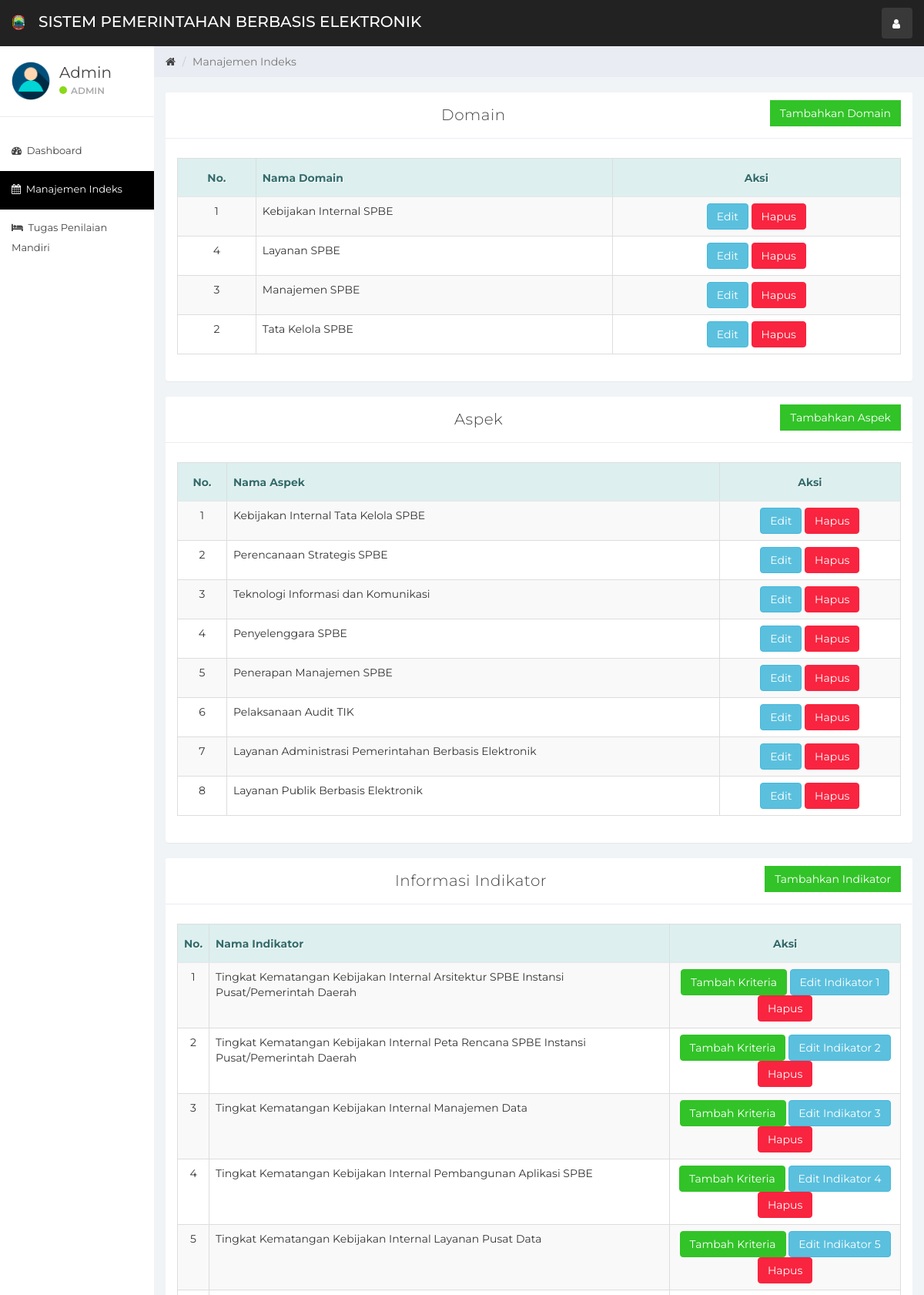
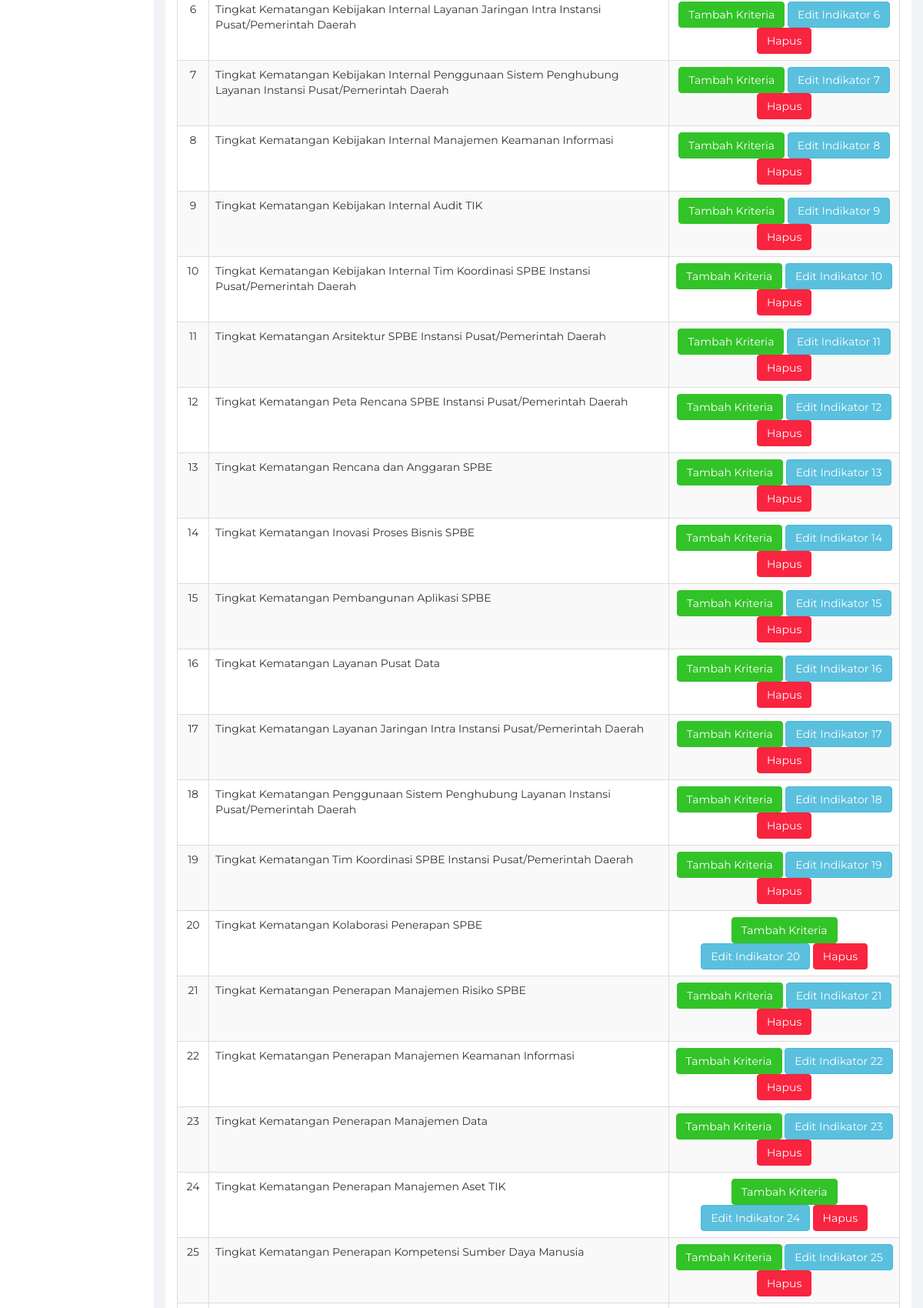
The page /index.php?manajemen_indeks (signed in, upper part) on the database its author committed (2 pictures, top to bottom).
### tables this page shows
CREATE TABLE `user` (
  `id` int(11) NOT NULL,
  `name` varchar(100) NOT NULL,
  `username` varchar(100) NOT NULL,
  `email` varchar(100) NOT NULL,
  `password` varchar(100) NOT NULL,
  `created_at` timestamp NOT NULL DEFAULT current_timestamp()
);

CREATE TABLE `domain` (
  `nomor_domain` int(100) NOT NULL,
  `nama_domain` varchar(765) NOT NULL
);

CREATE TABLE `aspek` (
  `nomor_aspek` int(100) NOT NULL,
  `nama_aspek` varchar(765) NOT NULL,
  `nomor_domain` int(100) NOT NULL,
  `nama_domain` varchar(765) NOT NULL
);

CREATE TABLE `indikator` (
  `nomor_indikator` int(100) NOT NULL,
  `nama_indikator` varchar(765) NOT NULL,
  `nomor_aspek` int(100) NOT NULL,
  `nama_aspek` varchar(765) NOT NULL,
  `nomor_domain` int(100) NOT NULL,
  `nama_domain` varchar(765) NOT NULL
);

### manajemen_indeks.php (the view, shortened to what this page needs)
<?php
include 'DATABASE FILE/koneksi.php';
?>
<div class="col-sm-9 col-sm-offset-3 col-lg-10 col-lg-offset-2 main">
    <div class="row">
        <ol class="breadcrumb">
            <li><a href="#">
                    <em class="fa fa-home"></em>
                </a></li>
            <li class="active">Manajemen Indeks</li>
        </ol>
    </div>
    <br>
    <div class="row">
        <div class="col-lg-12">
            <div class="panel panel-default">
                <div class="panel-heading">
                    <center>
                    <button class="btn btn-success pull-right" style="border-radius:0%" data-toggle="modal" data-target="#tambah_domain">Tambahkan Domain</button>
                        Domain
                    </center>
                </div>
                <div class="panel-body">
                    <link rel="stylesheet" href="css/gaya.css" />
                    <?php
                    $query = "SELECT nomor_domain FROM domain";
                    $result = mysqli_query($koneksi, $query);
                    $data_nomor = array();
                    if (mysqli_num_rows($result) > 0) {
                        while ($row = mysqli_fetch_assoc($result)) {
                            $data_nomor[] = $row['nomor_domain'];
                        }
                    }
                    ?>
                    <table class="table table-striped table-bordered table-responsive" cellspacing="0" width="100%">
                        <thead>
                            <tr>
                                <th>No.</th>
                                <th colspan="2" class="kiri">Nama Domain</th>
                                <th style="min-width: 151px">Aksi</th>
                            </tr>
                        </thead>
                        <tbody>
                            <?php
                            foreach ($data_nomor as $nomor) :
                            $query = "SELECT * FROM domain WHERE nomor_domain = '$nomor'";
                            $result = mysqli_query($koneksi, $query);
                            $data = mysqli_fetch_array($result);
                            $nomor_domain = $data['nomor_domain'];
                            $nama_domain = $data['nama_domain'];
                            ?>
                            <tr>
                                <td><?php echo $nomor_domain ?></td>
                                <td colspan="2" class="kiri"><?php echo $nama_domain ?></td>
                                <td>
                                    <button type="button" class="btn btn-info" data-toggle="modal" data-target="#edit_domain_<?php echo $nomor; ?>">
                                        Edit
                                    </button>
                                    <a href="index.php?proses_hapus&id=<?php echo $nomor_domain ?>&op=hapus_domain">
                                        <button class="btn btn-danger">Hapus</button>
                                    </a>
                                </td>
                            </tr>
                            <?php endforeach; ?>
                        </tbody>
                    </table>
                </div>
            </div>
            <div class="panel panel-default">
                <div class="panel-heading">
                    <center>
                    <button class="btn btn-success pull-right" style="border-radius:0%" data-toggle="modal" data-target="#tambah_aspek">Tambahkan Aspek</button>
                        Aspek
                    </center>
                </div>
                <div class="panel-body">
                    <link rel="stylesheet" href="css/gaya.css" />
                    <?php
                    $query = "SELECT nomor_aspek FROM aspek";
                    $result = mysqli_query($koneksi, $query);
                    $data_nomor = array();
                    if (mysqli_num_rows($result) > 0) {
                        while ($row = mysqli_fetch_assoc($result)) {
                            $data_nomor[] = $row['nomor_aspek'];
                        }
                    }
                    ?>
                    <table class="table table-striped table-bordered table-responsive" cellspacing="0" width="100%">
                        <thead>
                            <tr>
                                <th>No.</th>
                                <th colspan="2" class="kiri">Nama Aspek</th>
                                <th style="min-width: 151px">Aksi</th>
                            </tr>
                        </thead>
                        <tbody>
                            <?php
                            foreach ($data_nomor as $nomor) :
                            $query = "SELECT * FROM aspek WHERE nomor_aspek = '$nomor'";
                            $result = mysqli_query($koneksi, $query);
                            $data = mysqli_fetch_array($result);
                            $nomor_aspek = $data['nomor_aspek'];
                            $nama_aspek = $data['nama_aspek'];
                            ?>
                            <tr>
                                <td><?php echo $nomor_aspek ?></td>
                                <td colspan="2" class="kiri"><?php echo $nama_aspek ?></td>
                                <td>
                                    <button type="button" class="btn btn-info" data-toggle="modal" data-target="#edit_aspek_<?php echo $nomor; ?>">
                                        Edit
                                    </button>
                                    <a href="index.php?proses_hapus&id=<?php echo $nomor_aspek ?>&op=hapus_aspek">
                                        <button class="btn btn-danger">Hapus</button>
                                    </a>
                                </td>
                            </tr>
                            <?php endforeach; ?>
                        </tbody>
                    </table>
                </div>
            </div>
            <div class="panel panel-default">
                <div class="panel-heading">
                    <center>
                    <button class="btn btn-success pull-right" style="border-radius:0%" data-toggle="modal" data-target="#tambah_indikator">Tambahkan Indikator</button>
                        Informasi Indikator
                    </center>
                </div>
                <div class="panel-body">
                    <link rel="stylesheet" href="css/gaya.css" />
                    <?php
                    $query = "SELECT nomor_indikator FROM indikator";
                    $result = mysqli_query($koneksi, $query);
                    $data_nomor = array();
                    if (mysqli_num_rows($result) > 0) {
                        while ($row = mysqli_fetch_assoc($result)) {
                            $data_nomor[] = $row['nomor_indikator'];
                        }
                    }
                    ?>
                    <table class="table table-striped table-bordered table-responsive" cellspacing="0" width="100%">
                        <thead>
                            <tr>
                                <th>No.</th>
                                <th colspan="2" class="kiri">Nama Indikator</th>
                                <th style="min-width: 151px">Aksi</th>
                            </tr>
                        </thead>
                        <tbody>
                            <?php
                            foreach ($data_nomor as $nomor) :
                            $query = "SELECT * FROM indikator WHERE nomor_indikator = '$nomor'";
                            $result = mysqli_query($koneksi, $query);
                            $data = mysqli_fetch_array($result);
                            $nomor_indikator = $data['nomor_indikator'];
                            $nama_indikator = $data['nama_indikator'];
                            ?>
                            <tr>
                                <td><?php echo $nomor_indikator ?></td>
                                <td colspan="2" class="kiri"><?php echo $nama_indikator ?></td>
                                <td>
                                    <button type="button" class="btn btn-success" data-toggle="modal" data-target="#tambah_kriteria_indikator_<?php echo $nomor; ?>">
                                        Tambah Kriteria
                                    </button>
                                    <button type="button" class="btn btn-info" data-toggle="modal" data-target="#edit_indikator_<?php echo $nomor; ?>">
                                        Edit Indikator <?php echo $nomor; ?>
                                    </button>
                                    <a href="index.php?proses_hapus&id=<?php echo $nomor_indikator ?>&op=hapus_indikator">
                                        <button class="btn btn-danger">Hapus</button>
                                    </a>
                                </td>
                            </tr>
                            <?php endforeach; ?>
                        </tbody>
                    </table>
                </div>
            </div>
        </div>
    </div>
</div>

### sidebar.php (shortened to what this page needs)
<div id="sidebar-collapse" class="col-sm-3 col-lg-2 sidebar">
    <div class="profile-sidebar">
        <div class="profile-userpic">
            <img src="img/user.png" class="img-responsive" alt="">
        </div>
        <div class="profile-usertitle">
            <div class="profile-usertitle-name"><?php echo $user['name'];?></div>
            <div class="profile-usertitle-status"><span class="indicator label-success"></span>Admin</div>
        </div>
    </div>
    <ul class="nav menu">
    <?php
        if (isset($_GET['dashboard'])){ ?>
            <li class="active">
                <a href="index.php?dashboard"><em class="fa fa-dashboard">&nbsp;</em>
                    Dashboard
                </a>
            </li>
        <?php } else{?>
            <li>
                <a href="index.php?dashboard"><em class="fa fa-dashboard">&nbsp;</em>
                    Dashboard
                </a>
            </li>
        <?php }
        if (isset($_GET['manajemen_indeks'])){ ?>
            <li class="active">
            <a href="index.php?manajemen_indeks"><em class="fa fa-calendar">&nbsp;</em>
                    Manajemen Indeks
                </a>
            </li>
        <?php }
        if (isset($_GET['tugas_penilaian_mandiri'])){ ?>
            <li class="active">
                <a href="index.php?tugas_penilaian_mandiri"><em class="fa fa-bed">&nbsp;</em>
                    Tugas Penilaian Mandiri
                </a>
            </li>
        <?php } else{?>
            <li>
            <a href="index.php?tugas_penilaian_mandiri"><em class="fa fa-bed">&nbsp;</em>
                    Tugas Penilaian Mandiri
                </a>
            </li>
        <?php
        }
        ?>
    </ul>
</div>

### rows shown on the page
user: name "Admin"
domain: nomor_domain "1", nama_domain "Kebijakan Internal SPBE"
domain: nomor_domain "4", nama_domain "Layanan SPBE"
domain: nomor_domain "3", nama_domain "Manajemen SPBE"
domain: nomor_domain "2", nama_domain "Tata Kelola SPBE"
aspek: nomor_aspek "1", nama_aspek "Kebijakan Internal Tata Kelola SPBE"
aspek: nomor_aspek "2", nama_aspek "Perencanaan Strategis SPBE"
aspek: nomor_aspek "3", nama_aspek "Teknologi Informasi dan Komunikasi"
aspek: nomor_aspek "4", nama_aspek "Penyelenggara SPBE"
aspek: nomor_aspek "5", nama_aspek "Penerapan Manajemen SPBE"
aspek: nomor_aspek "6", nama_aspek "Pelaksanaan Audit TIK"
aspek: nomor_aspek "7", nama_aspek "Layanan Administrasi Pemerintahan Berbasis Elektronik"
aspek: nomor_aspek "8", nama_aspek "Layanan Publik Berbasis Elektronik"
indikator: nomor_indikator "1", nama_indikator "Tingkat Kematangan Kebijakan Internal Arsitektur SPBE Instansi Pusat/Pemerintah Daerah", nomor "1"
indikator: nomor_indikator "2", nama_indikator "Tingkat Kematangan Kebijakan Internal Peta Rencana SPBE Instansi Pusat/Pemerintah Daerah", nomor "2"
indikator: nomor_indikator "3", nama_indikator "Tingkat Kematangan Kebijakan Internal Manajemen Data", nomor "3"
indikator: nomor_indikator "4", nama_indikator "Tingkat Kematangan Kebijakan Internal Pembangunan Aplikasi SPBE", nomor "4"
indikator: nomor_indikator "5", nama_indikator "Tingkat Kematangan Kebijakan Internal Layanan Pusat Data", nomor "5"
indikator: nomor_indikator "6", nama_indikator "Tingkat Kematangan Kebijakan Internal Layanan Jaringan Intra Instansi Pusat/Pemerintah Daerah", nomor "6"
indikator: nomor_indikator "7", nama_indikator "Tingkat Kematangan Kebijakan Internal Penggunaan Sistem Penghubung Layanan Instansi Pusat/Pemerintah Daerah", nomor "7"
indikator: nomor_indikator "8", nama_indikator "Tingkat Kematangan Kebijakan Internal Manajemen Keamanan Informasi", nomor "8"
indikator: nomor_indikator "9", nama_indikator "Tingkat Kematangan Kebijakan Internal Audit TIK", nomor "9"
indikator: nomor_indikator "10", nama_indikator "Tingkat Kematangan Kebijakan Internal Tim Koordinasi SPBE Instansi Pusat/Pemerintah Daerah", nomor "10"
indikator: nomor_indikator "11", nama_indikator "Tingkat Kematangan Arsitektur SPBE Instansi Pusat/Pemerintah Daerah", nomor "11"
indikator: nomor_indikator "12", nama_indikator "Tingkat Kematangan Peta Rencana SPBE Instansi Pusat/Pemerintah Daerah", nomor "12"
indikator: nomor_indikator "13", nama_indikator "Tingkat Kematangan Rencana dan Anggaran SPBE", nomor "13"
indikator: nomor_indikator "14", nama_indikator "Tingkat Kematangan Inovasi Proses Bisnis SPBE", nomor "14"
indikator: nomor_indikator "15", nama_indikator "Tingkat Kematangan Pembangunan Aplikasi SPBE", nomor "15"
indikator: nomor_indikator "16", nama_indikator "Tingkat Kematangan Layanan Pusat Data", nomor "16"
indikator: nomor_indikator "17", nama_indikator "Tingkat Kematangan Layanan Jaringan Intra Instansi Pusat/Pemerintah Daerah", nomor "17"
indikator: nomor_indikator "18", nama_indikator "Tingkat Kematangan Penggunaan Sistem Penghubung Layanan Instansi Pusat/Pemerintah Daerah", nomor "18"
indikator: nomor_indikator "19", nama_indikator "Tingkat Kematangan Tim Koordinasi SPBE Instansi Pusat/Pemerintah Daerah", nomor "19"
indikator: nomor_indikator "20", nama_indikator "Tingkat Kematangan Kolaborasi Penerapan SPBE", nomor "20"
indikator: nomor_indikator "21", nama_indikator "Tingkat Kematangan Penerapan Manajemen Risiko SPBE", nomor "21"
indikator: nomor_indikator "22", nama_indikator "Tingkat Kematangan Penerapan Manajemen Keamanan Informasi", nomor "22"
indikator: nomor_indikator "23", nama_indikator "Tingkat Kematangan Penerapan Manajemen Data", nomor "23"
indikator: nomor_indikator "24", nama_indikator "Tingkat Kematangan Penerapan Manajemen Aset TIK", nomor "24"
indikator: nomor_indikator "25", nama_indikator "Tingkat Kematangan Penerapan Kompetensi Sumber Daya Manusia", nomor "25"
